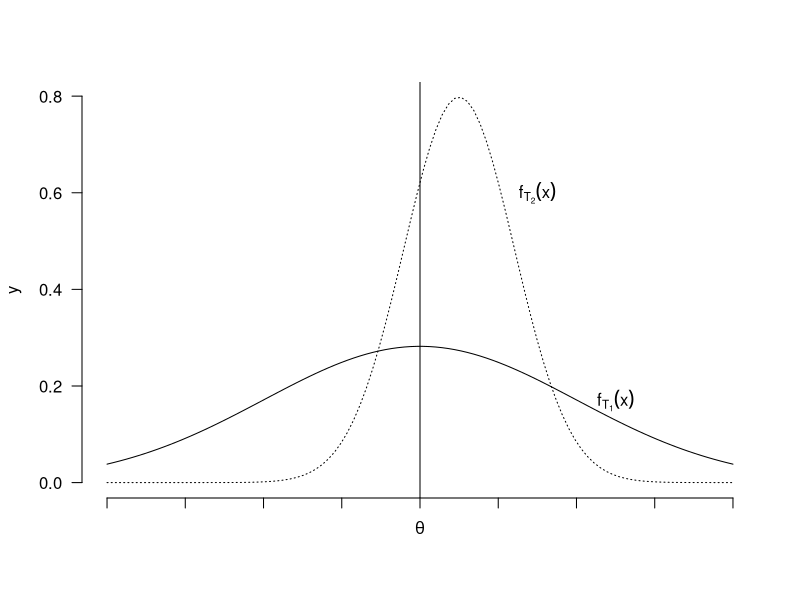

This figure's R source:
# TODO: Add comment
# 
# Author: ortellic
###############################################################################


#pdf(file="densityEstimatorBiasedUnBiased.pdf"#
#		,width=12,height=10)
f <- function(x) {
	exp(-1/8*x^2)/sqrt(4*pi)
}

g <- function(x) {
	exp(-(x-0.5)^2)*sqrt(2)/sqrt(pi)
}

x <- seq(-4,4,length.out = 100)
y1 <- g(x)
y2 <- f(x)

plot(x,y1,type="l",lty=3,axes=FALSE,
		xlab="",ylab="y")
lines(x,y2)
Axis(at=-4:4,side=1, labels=c(rep("",4),expression(theta),rep("",4)))
Axis(side=2,las=1)
abline(v=0)
text(1.5,0.6,expression(f[T[2]](x)))
text(2.5,0.17,expression(f[T[1]](x)))
#dev.off()
